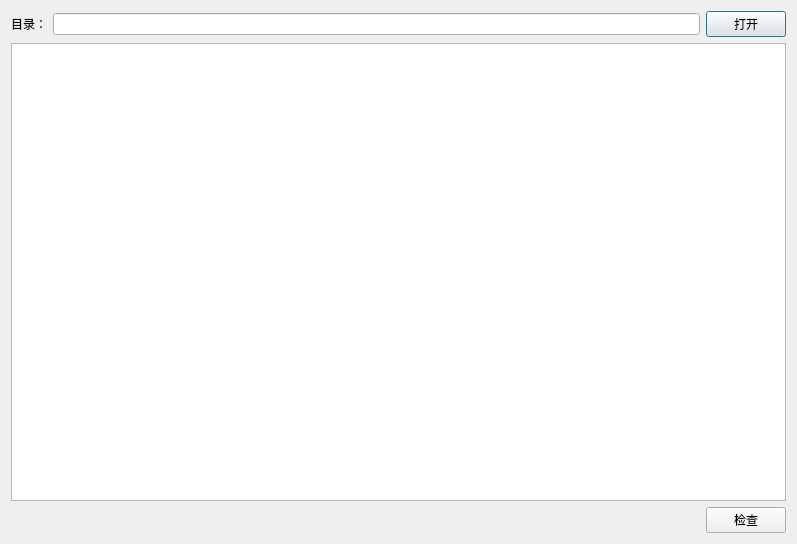
<?xml version="1.0" encoding="UTF-8"?>
<ui version="4.0">
 <class>CheckError</class>
 <widget class="QDialog" name="CheckError">
  <property name="geometry">
   <rect>
    <x>0</x>
    <y>0</y>
    <width>797</width>
    <height>544</height>
   </rect>
  </property>
  <property name="windowTitle">
   <string>Dialog</string>
  </property>
  <layout class="QVBoxLayout" name="verticalLayout">
   <item>
    <layout class="QHBoxLayout" name="horizontalLayout">
     <item>
      <widget class="QLabel" name="label">
       <property name="text">
        <string>目录：</string>
       </property>
      </widget>
     </item>
     <item>
      <widget class="QLineEdit" name="lineEditDir"/>
     </item>
     <item>
      <widget class="QPushButton" name="pushButtonOpen">
       <property name="text">
        <string>打开</string>
       </property>
      </widget>
     </item>
    </layout>
   </item>
   <item>
    <widget class="QTextEdit" name="textEdit"/>
   </item>
   <item>
    <layout class="QHBoxLayout" name="horizontalLayout_2">
     <item>
      <spacer name="horizontalSpacer">
       <property name="orientation">
        <enum>Qt::Horizontal</enum>
       </property>
       <property name="sizeHint" stdset="0">
        <size>
         <width>40</width>
         <height>20</height>
        </size>
       </property>
      </spacer>
     </item>
     <item>
      <widget class="QPushButton" name="pushButtonCheck">
       <property name="text">
        <string>检查</string>
       </property>
      </widget>
     </item>
    </layout>
   </item>
  </layout>
 </widget>
 <resources/>
 <connections/>
</ui>
